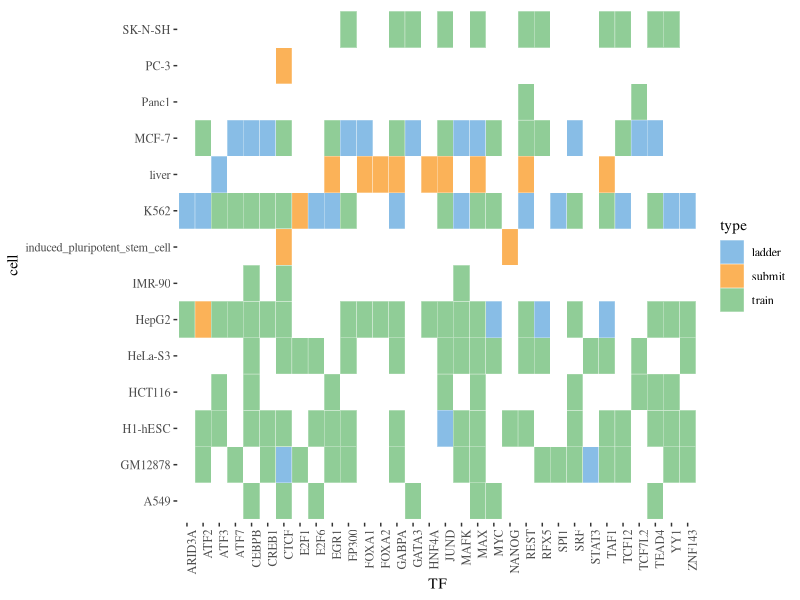

Generate this figure with R:
## ---- chunk 1
library(stringr)
library(dplyr)
library(reshape2)
library(ggplot2)
library(ggthemes)
#
# Parse the information about the TFs.
scraped <-
'ARID3A 	HepG2 	K562 	
ATF2 	GM12878, H1-hESC, MCF-7 	K562 	HepG2
ATF3 	HCT116, H1-hESC, HepG2, K562 	liver 	
ATF7 	GM12878, HepG2, K562 	MCF-7 	
CEBPB 	A549, H1-hESC, HCT116, HeLa-S3, HepG2, IMR-90, K562 	MCF-7 	
CREB1 	GM12878, H1-hESC, HepG2, K562 	MCF-7 	
CTCF 	A549, H1-hESC, HeLa-S3, HepG2, IMR-90, K562, MCF-7 	GM12878 	PC-3, induced_pluripotent_stem_cell
E2F1 	GM12878, HeLa-S3 		K562
E2F6 	A549, H1-hESC, HeLa-S3 	K562 	
EGR1 	GM12878, H1-hESC, HCT116, MCF-7 	K562 	liver
EP300 	GM12878, H1-hESC, HeLa-S3, HepG2, K562, SK-N-SH 	MCF-7 	
FOXA1 	HepG2 	MCF-7 	liver
FOXA2 	HepG2 		liver
GABPA 	GM12878, H1-hESC, HeLa-S3, HepG2, MCF-7, SK-N-SH 	K562 	liver
GATA3 	A549, SK-N-SH 	MCF-7 	
HNF4A 	HepG2 		liver
JUND 	HCT116, HeLa-S3, HepG2, K562, MCF-7, SK-N-SH 	H1-hESC 	liver
MAFK 	GM12878, H1-hESC, HeLa-S3, HepG2, IMR-90 	K562, MCF-7 	
MAX 	A549, GM12878, H1-hESC, HCT116, HeLa-S3, HepG2, K562, SK-N-SH 	MCF-7 	liver
MYC 	A549, HeLa-S3, K562, MCF-7 	HepG2 	
NANOG 	H1-hESC 		induced_pluripotent_stem_cell
REST 	H1-hESC, HeLa-S3, HepG2, MCF-7, Panc1, SK-N-SH 	K562 	liver
RFX5 	GM12878, HeLa-S3, MCF-7, SK-N-SH 	HepG2 	
SPI1 	GM12878 	K562 	
SRF 	GM12878, H1-hESC, HCT116, HepG2, K562 	MCF-7 	
STAT3 	HeLa-S3 	GM12878 	
TAF1 	GM12878, H1-hESC, HeLa-S3, K562, SK-N-SH 	HepG2 	liver
TCF12 	GM12878, H1-hESC, MCF-7, SK-N-SH 	K562 	
TCF7L2 	HCT116, HeLa-S3, Panc1 	MCF-7 	
TEAD4 	A549, H1-hESC, HCT116, HepG2, K562, SK-N-SH 	MCF-7 	
YY1 	GM12878, H1-hESC, HCT116, HepG2, SK-N-SH 	K562 	
ZNF143 	GM12878, H1-hESC, HeLa-S3, HepG2 	K562 	'
lines <- str_split(scraped, fixed('\n'))[[1]]
parse.line <- function(l) {
    # print(l)
    parsed <- str_trim(str_split(l, fixed('\t'), 4)[[1]])
    # parsed[[2]] <- str_split(parsed[[2]], fixed(', '))[[1]]
    # print(parsed)
    parsed
}
parsed <- lapply(lines, parse.line)
type.for.col <- function(col) {
    if (2 == col) return('train')
    if (3 == col) return('ladder')
    if (4 == col) return('submit')
}
parse.tfs <- function(parsed, col) {
    data.frame(
        TF=parsed[[1]],
        cell=str_split(parsed[[col]], fixed(', '))[[1]],
        type=type.for.col(col))
}
parse.cols <- function(parsed) {
    res <- parse.tfs(parsed, 2)
    if (length(parsed) > 2) res <- rbind(res, parse.tfs(parsed, 3))
    if (length(parsed) > 3) res <- rbind(res, parse.tfs(parsed, 4))
    res %>% filter("" != cell)
}
tfs <- do.call(rbind, lapply(parsed, parse.cols))
## ---- chunk 2
ggplot(tfs, aes(TF, cell)) + geom_tile(aes(fill=type), colour = "white") +
    scale_fill_few() +
    theme_tufte() +
    theme(axis.text.x = element_text(angle = 90, hjust = 1))
